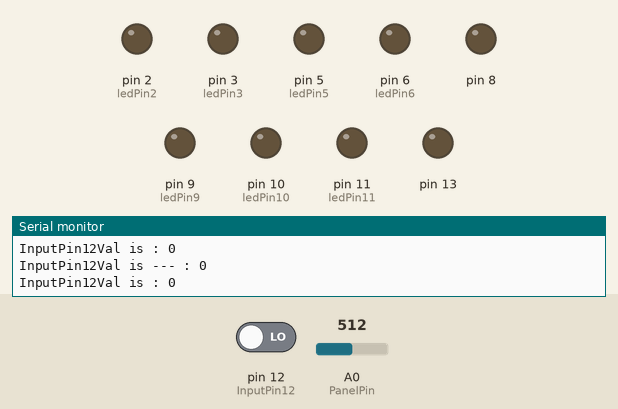
Simulated run of this sketch. Board: Arduino Uno, built with avr-gcc and run on an emulated ATmega328P. Shown: output pins drawn as LEDs (lit = HIGH), the last lines printed to the serial monitor. Dashed ring = blinking. The test bench sets the inputs (shaded band); at power-on: A0 (PanelPin) = 512, pin 12 (InputPin12) LOW.

Above: at 1.2 s.
1.3 s: A0 (PanelPin) set to 538
2.8 s: A0 (PanelPin) set to 562
At 2.92 s:
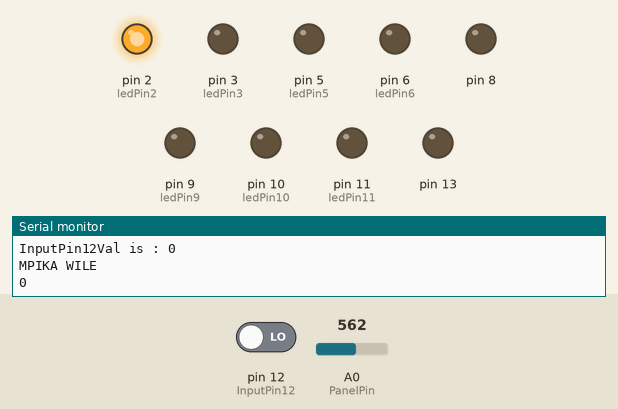
At 4.0 s:
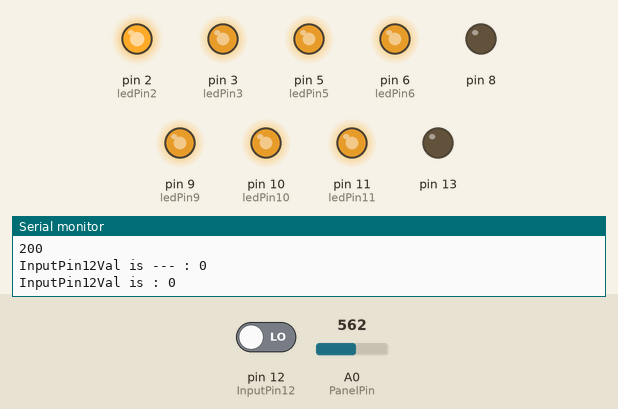
5.1 s: pin 12 (InputPin12) driven HIGH
At 7.42 s:
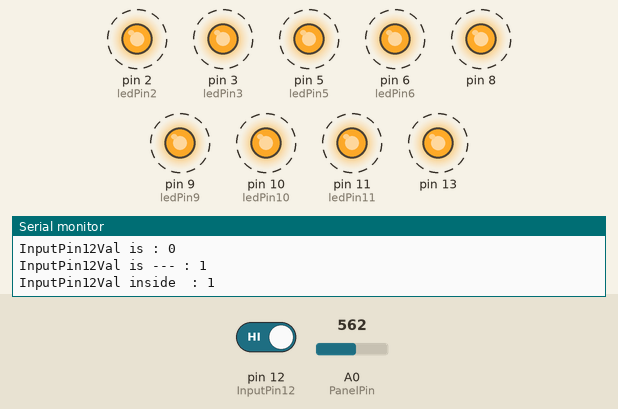
Timing chart, 0 to 14.1 s (numbered marks = the images above; inputs shaded):
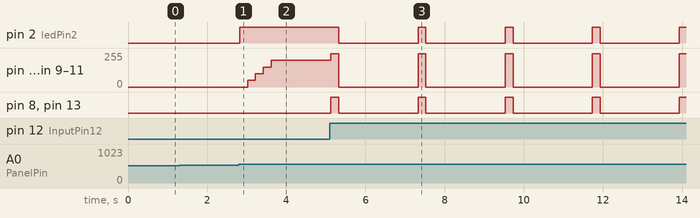

Measured:
- the behaviour switches between 550 and 551 on A0 (PanelPin) (found by bisection; images 0 and 1)
- after the input at 2.8 s, pin 2 (ledPin2): LOW → HIGH at once; pin 3 (ledPin3), pin 5 (ledPin5), pin 6 (ledPin6), pin 9 (ledPin9), pin 10 (ledPin10), pin 11 (ledPin11): 0/255 → 50/255 after 0.22 s, → 100/255 0.20 s later, → 150/255 0.20 s later, → 200/255 0.20 s later
- after the input at 5.1 s, pin 2 (ledPin2): alternates HIGH for 0.20 s and LOW for 2.0 s, starting after 0.23 s; pin 3 (ledPin3): alternates 250/255 for 0.20 s and 0/255 for 2.0 s, starting at once

The sketch:

solarPanelLights.ino
```cpp
int ledPin2 = 2;
int ledPin3 = 3;
int ledPin5 = 5;
int ledPin6 = 6;
int ledPin9 = 9;
int ledPin10 = 10;
int ledPin11 = 11;
int InputPin12 = 12;
int InputPin12Val= 0;
int PanelPin = A0;
int PanelPinValue = 0;
int brightness = 0;
int interval = 50;
int PanelLimitValue = 550; //330; // threshold
int SwitchIs = 1; // 1 = ON , 0 = OFF


void setup() {
pinMode(ledPin2, OUTPUT);
pinMode(ledPin3, OUTPUT);
pinMode(ledPin5, OUTPUT);
pinMode(ledPin6, OUTPUT);
pinMode(ledPin9, OUTPUT);
pinMode(ledPin10, OUTPUT);
pinMode(ledPin11, OUTPUT);
pinMode(8, OUTPUT);
pinMode(13, OUTPUT);
pinMode(InputPin12, INPUT);
Serial.begin(9600);

}


void loop() {
  InputPin12Val = 0;
  InputPin12Val = digitalRead(InputPin12);
   PanelPinValue = analogRead(PanelPin);
   //Serial.print("PanelValue is : ");
   //Serial.println(PanelPinValue);
   //Serial.println(SwitchIs);
   Serial.print("InputPin12Val is --- : ");
    Serial.println(InputPin12Val);
  SwitchIs = 1;

   while (InputPin12Val == 1  ){

      digitalWrite(ledPin2,  HIGH);
      digitalWrite(8,  HIGH);
      digitalWrite(13,  HIGH);
      analogWrite(ledPin3,  250);
      analogWrite(ledPin5,  250);
      analogWrite(ledPin6,  250);
      analogWrite(ledPin9,  250);
      analogWrite(ledPin10, 250);
      analogWrite(ledPin11, 250);
      delay(200);
      digitalWrite(ledPin2,  LOW);
      digitalWrite(8,  LOW);
      digitalWrite(13,  LOW);
      analogWrite(ledPin3,  0);
      analogWrite(ledPin5,  0);
      analogWrite(ledPin6,  0);
      analogWrite(ledPin9,  0);
      analogWrite(ledPin10, 0);
      analogWrite(ledPin11, 0);
      delay(2000);
      brightness = 0;
      digitalWrite(13, HIGH);
      Serial.print("InputPin12Val inside  : ");
   Serial.println(InputPin12Val);
       InputPin12Val = digitalRead(InputPin12);


   }

  digitalWrite(13, LOW);
  //Serial.print("PanelValue is : ");
  //Serial.println(PanelPinValue);
   Serial.print("InputPin12Val is : ");
   Serial.println(InputPin12Val);
   //Serial.println("brightness  ");
   //Serial.print(brightness);


//   if(PanelPinValue < PanelLimitValue && SwitchIs == 1 ){
   if(PanelPinValue > PanelLimitValue && SwitchIs == 1 ){
     while (brightness < 250  ) {
   Serial.println("MPIKA WILE ");
   Serial.println(brightness);
      digitalWrite(ledPin2,  HIGH);
      analogWrite(ledPin3,  brightness);
      analogWrite(ledPin5,  brightness);
      analogWrite(ledPin6,  brightness);
      analogWrite(ledPin9,  brightness);
      analogWrite(ledPin10, brightness);
      analogWrite(ledPin11, brightness);
      brightness = brightness + interval;
      delay(200);
     }
   }

  SwitchIs = 0;

//  if(PanelPinValue > PanelLimitValue){
  if(PanelPinValue < PanelLimitValue){

    brightness = 0;
    SwitchIs = 1;
    digitalWrite(ledPin2,  LOW);
    analogWrite(ledPin3,  brightness);
    analogWrite(ledPin5,  brightness);
    analogWrite(ledPin6,  brightness);
    analogWrite(ledPin9,  brightness);
    analogWrite(ledPin10, brightness);
    analogWrite(ledPin11, brightness);
  }
  delay(100);
 }
```
